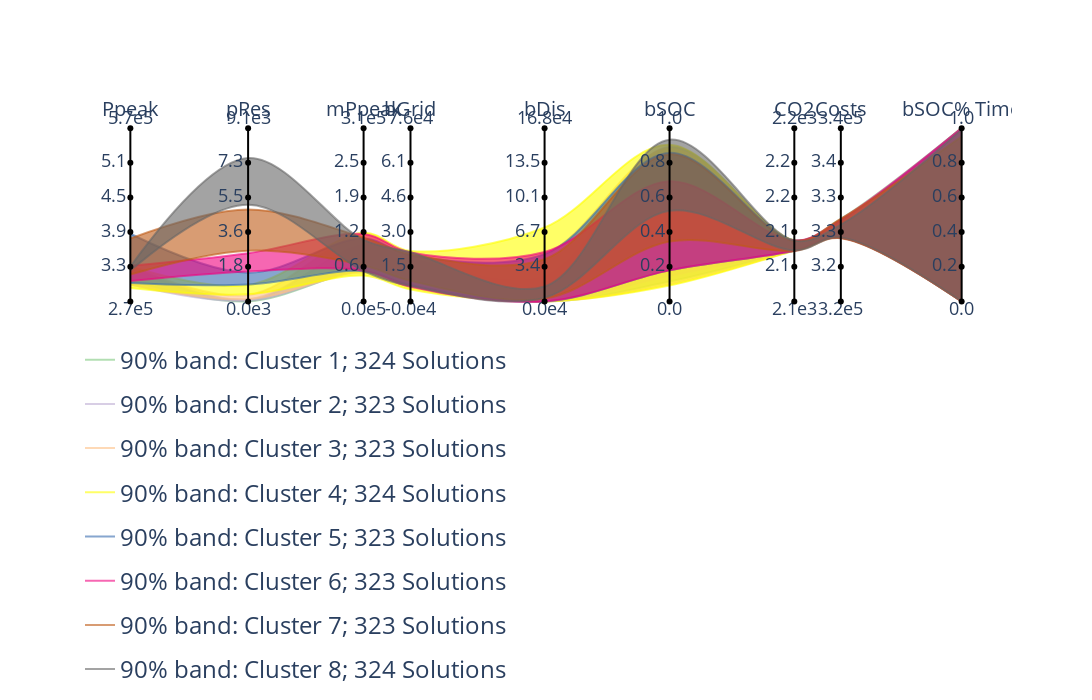

Source (notebook cell):
### Code cell
# Choose Band 3, group by "pRes"

band = 3

data_copy = data.copy()
data_copy = data_copy[data_copy["cluster"]== band]


# Cluster into 8 groups
obj_to_cluster = "pRes"
n_clusters = 8

data_copy["cluster"] = 1
for i in range(1, n_clusters):
    data_copy.loc[data_copy[obj_to_cluster] > data_copy[obj_to_cluster].quantile(i / n_clusters), "cluster"] = i+1

ordered_data, axis_dist, axis_signs = calculate_axes_positions(
        data_copy[objs],
        obj_order,
        corr,
        dist_parameter=0.521,
        distance_formula=1,
    )

#scales = pd.DataFrame([ordered_data.min(axis=0), ordered_data.max(axis=0)], index=["min", "max"])

fig = SCORE_bands(
    ordered_data,
    color_groups=data_copy["cluster"].tolist(),
    bands=True,
    quantile=0.05,
    axis_positions=axis_dist,
    solutions=False,
    scales=scales[ordered_data.columns],
)

fig.update_layout(
    width=1500,
    height=700,
)

### Figure 1 — Plotly figure (JSON) as saved in the notebook; plotly's stock layout.template omitted (floating-point values rounded to 4 significant figures)
{"data": [{"hovertext": "Cluster 1", "legendgroup": "90% band: Cluster 1", "line": {"color": "rgba(0.4980392156862745, 0.788235294117647, 0.4980392156862745, 0.6)", "shape": "spline"}, "mode": "lines", "name": "90% band: Cluster 1; 324 Solutions        ", "showlegend": true, "type": "scatter", "visible": true, "x": [0, 0.1416, 0.2806, 0.337, 0.4983, 0.6486, 0.7987, 0.8546, 1], "y": [0.1212, 0.0001785, 0.1773, 0.1187, 9.237e-13, 0.1151, 0.2978, 0.3765, 0.003573]}, {"fill": "tonexty", "fillcolor": "rgba(0.4980392156862745, 0.788235294117647, 0.4980392156862745, 0.6)", "hovertext": "Cluster 1", "legendgroup": "90% band: Cluster 1", "line": {"color": "rgba(0.4980392156862745, 0.788235294117647, 0.4980392156862745, 0.6)", "shape": "spline"}, "mode": "lines", "name": "Cluster 1", "showlegend": false, "type": "scatter", "visible": true, "x": [0, 0.1416, 0.2806, 0.337, 0.4983, 0.6486, 0.7987, 0.8546, 1], "y": [0.2018, 0.003486, 0.3266, 0.235, 0.05824, 0.8871, 0.3534, 0.4765, 1]}, {"hovertext": "Cluster 2", "legendgroup": "90% band: Cluster 2", "line": {"color": "rgba(0.7450980392156863, 0.6823529411764706, 0.8313725490196079, 0.6)", "shape": "spline"}, "mode": "lines", "name": "90% band: Cluster 2; 323 Solutions        ", "showlegend": true, "type": "scatter", "visible": true, "x": [0, 0.1416, 0.2806, 0.337, 0.4983, 0.6486, 0.7987, 0.8546, 1], "y": [0.09805, 0.004149, 0.1758, 0.1123, 4.034e-08, 0.1474, 0.2927, 0.3663, 0.000224]}, {"fill": "tonexty", "fillcolor": "rgba(0.7450980392156863, 0.6823529411764706, 0.8313725490196079, 0.6)", "hovertext": "Cluster 2", "legendgroup": "90% band: Cluster 2", "line": {"color": "rgba(0.7450980392156863, 0.6823529411764706, 0.8313725490196079, 0.6)", "shape": "spline"}, "mode": "lines", "name": "Cluster 2", "showlegend": false, "type": "scatter", "visible": true, "x": [0, 0.1416, 0.2806, 0.337, 0.4983, 0.6486, 0.7987, 0.8546, 1], "y": [0.2018, 0.01151, 0.3228, 0.2488, 0.1464, 0.8912, 0.3521, 0.4502, 1]}, {"hovertext": "Cluster 3", "legendgroup": "90% band: Cluster 3", "line": {"color": "rgba(0.9921568627450981, 0.7529411764705882, 0.5254901960784314, 0.6)", "shape": "spline"}, "mode": "lines", "name": "90% band: Cluster 3; 323 Solutions        ", "showlegend": true, "type": "scatter", "visible": true, "x": [0, 0.1416, 0.2806, 0.337, 0.4983, 0.6486, 0.7987, 0.8546, 1], "y": [0.09805, 0.01322, 0.1655, 0.08113, 5.167e-08, 0.09913, 0.2933, 0.3692, 0]}, {"fill": "tonexty", "fillcolor": "rgba(0.9921568627450981, 0.7529411764705882, 0.5254901960784314, 0.6)", "hovertext": "Cluster 3", "legendgroup": "90% band: Cluster 3", "line": {"color": "rgba(0.9921568627450981, 0.7529411764705882, 0.5254901960784314, 0.6)", "shape": "spline"}, "mode": "lines", "name": "Cluster 3", "showlegend": false, "type": "scatter", "visible": true, "x": [0, 0.1416, 0.2806, 0.337, 0.4983, 0.6486, 0.7987, 0.8546, 1], "y": [0.2018, 0.03726, 0.3858, 0.2665, 0.2735, 0.8808, 0.3534, 0.4572, 1]}, {"hovertext": "Cluster 4", "legendgroup": "90% band: Cluster 4", "line": {"color": "rgba(1.0, 1.0, 0.6, 0.6)", "shape": "spline"}, "mode": "lines", "name": "90% band: Cluster 4; 324 Solutions        ", "showlegend": true, "type": "scatter", "visible": true, "x": [0, 0.1416, 0.2806, 0.337, 0.4983, 0.6486, 0.7987, 0.8546, 1], "y": [0.07745, 0.04098, 0.1493, 0.06942, 5.667e-08, 0.09164, 0.2926, 0.3677, 0]}, {"fill": "tonexty", "fillcolor": "rgba(1.0, 1.0, 0.6, 0.6)", "hovertext": "Cluster 4", "legendgroup": "90% band: Cluster 4", "line": {"color": "rgba(1.0, 1.0, 0.6, 0.6)", "shape": "spline"}, "mode": "lines", "name": "Cluster 4", "showlegend": false, "type": "scatter", "visible": true, "x": [0, 0.1416, 0.2806, 0.337, 0.4983, 0.6486, 0.7987, 0.8546, 1], "y": [0.2018, 0.09482, 0.3957, 0.2913, 0.4268, 0.904, 0.3515, 0.4583, 1]}, {"hovertext": "Cluster 5", "legendgroup": "90% band: Cluster 5", "line": {"color": "rgba(0.2196078431372549, 0.4235294117647059, 0.6901960784313725, 0.6)", "shape": "spline"}, "mode": "lines", "name": "90% band: Cluster 5; 323 Solutions        ", "showlegend": true, "type": "scatter", "visible": true, "x": [0, 0.1416, 0.2806, 0.337, 0.4983, 0.6486, 0.7987, 0.8546, 1], "y": [0.1065, 0.09763, 0.1749, 0.09487, 5.859e-08, 0.1792, 0.2927, 0.3674, 0]}, {"fill": "tonexty", "fillcolor": "rgba(0.2196078431372549, 0.4235294117647059, 0.6901960784313725, 0.6)", "hovertext": "Cluster 5", "legendgroup": "90% band: Cluster 5", "line": {"color": "rgba(0.2196078431372549, 0.4235294117647059, 0.6901960784313725, 0.6)", "shape": "spline"}, "mode": "lines", "name": "Cluster 5", "showlegend": false, "type": "scatter", "visible": true, "x": [0, 0.1416, 0.2806, 0.337, 0.4983, 0.6486, 0.7987, 0.8546, 1], "y": [0.3906, 0.1661, 0.3637, 0.2653, 0.273, 0.8572, 0.3522, 0.4666, 1]}, {"hovertext": "Cluster 6", "legendgroup": "90% band: Cluster 6", "line": {"color": "rgba(0.9411764705882353, 0.00784313725490196, 0.4980392156862745, 0.6)", "shape": "spline"}, "mode": "lines", "name": "90% band: Cluster 6; 323 Solutions        ", "showlegend": true, "type": "scatter", "visible": true, "x": [0, 0.1416, 0.2806, 0.337, 0.4983, 0.6486, 0.7987, 0.8546, 1], "y": [0.1178, 0.1727, 0.1777, 0.08436, 5.927e-08, 0.1792, 0.2926, 0.3672, 0.000112]}, {"fill": "tonexty", "fillcolor": "rgba(0.9411764705882353, 0.00784313725490196, 0.4980392156862745, 0.6)", "hovertext": "Cluster 6", "legendgroup": "90% band: Cluster 6", "line": {"color": "rgba(0.9411764705882353, 0.00784313725490196, 0.4980392156862745, 0.6)", "shape": "spline"}, "mode": "lines", "name": "Cluster 6", "showlegend": false, "type": "scatter", "visible": true, "x": [0, 0.1416, 0.2806, 0.337, 0.4983, 0.6486, 0.7987, 0.8546, 1], "y": [0.2063, 0.2784, 0.3889, 0.282, 0.2859, 0.6931, 0.3516, 0.4729, 1]}, {"hovertext": "Cluster 7", "legendgroup": "90% band: Cluster 7", "line": {"color": "rgba(0.7490196078431373, 0.3568627450980392, 0.09019607843137253, 0.6)", "shape": "spline"}, "mode": "lines", "name": "90% band: Cluster 7; 323 Solutions        ", "showlegend": true, "type": "scatter", "visible": true, "x": [0, 0.1416, 0.2806, 0.337, 0.4983, 0.6486, 0.7987, 0.8546, 1], "y": [0.1556, 0.2927, 0.208, 0.1191, 0.0163, 0.3457, 0.2917, 0.3652, 0.0004481]}, {"fill": "tonexty", "fillcolor": "rgba(0.7490196078431373, 0.3568627450980392, 0.09019607843137253, 0.6)", "hovertext": "Cluster 7", "legendgroup": "90% band: Cluster 7", "line": {"color": "rgba(0.7490196078431373, 0.3568627450980392, 0.09019607843137253, 0.6)", "shape": "spline"}, "mode": "lines", "name": "Cluster 7", "showlegend": false, "type": "scatter", "visible": true, "x": [0, 0.1416, 0.2806, 0.337, 0.4983, 0.6486, 0.7987, 0.8546, 1], "y": [0.3635, 0.5307, 0.3681, 0.2737, 0.2436, 0.8485, 0.3489, 0.4765, 0.9521]}, {"hovertext": "Cluster 8", "legendgroup": "90% band: Cluster 8", "line": {"color": "rgba(0.4, 0.4, 0.4, 0.6)", "shape": "spline"}, "mode": "lines", "name": "90% band: Cluster 8; 324 Solutions        ", "showlegend": true, "type": "scatter", "visible": true, "x": [0, 0.1416, 0.2806, 0.337, 0.4983, 0.6486, 0.7987, 0.8546, 1], "y": [0.1782, 0.5581, 0.1758, 0.08973, 0.02121, 0.5229, 0.2945, 0.3696, 0.001008]}, {"fill": "tonexty", "fillcolor": "rgba(0.4, 0.4, 0.4, 0.6)", "hovertext": "Cluster 8", "legendgroup": "90% band: Cluster 8", "line": {"color": "rgba(0.4, 0.4, 0.4, 0.6)", "shape": "spline"}, "mode": "lines", "name": "Cluster 8", "showlegend": false, "type": "scatter", "visible": true, "x": [0, 0.1416, 0.2806, 0.337, 0.4983, 0.6486, 0.7987, 0.8546, 1], "y": [0.2018, 0.8276, 0.3553, 0.2842, 0.08589, 0.9334, 0.351, 0.4439, 0.9922]}, {"line": {"color": "black"}, "mode": "text", "showlegend": false, "text": ["2.7e5"], "textposition": "bottom center", "type": "scatter", "x": [0], "y": [0]}, {"line": {"color": "black"}, "mode": "text", "showlegend": false, "text": ["5.7e5"], "textposition": "top center", "type": "scatter", "x": [0], "y": [1]}, {"line": {"color": "black"}, "mode": "markers+lines+text", "showlegend": false, "text": ["", "3.3", "3.9", "4.5", "5.1", ""], "textposition": "middle left", "type": "scatter", "x": [0, 0, 0, 0, 0, 0], "y": [0, 0.2, 0.4, 0.6, 0.8, 1]}, {"mode": "text", "showlegend": false, "text": "Ppeak", "textfont": {"size": 20}, "type": "scatter", "x": [0], "y": [1.1]}, {"line": {"color": "black"}, "mode": "text", "showlegend": false, "text": ["0.0e3"], "textposition": "bottom center", "type": "scatter", "x": [0.1416], "y": [0]}, {"line": {"color": "black"}, "mode": "text", "showlegend": false, "text": ["9.1e3"], "textposition": "top center", "type": "scatter", "x": [0.1416], "y": [1]}, {"line": {"color": "black"}, "mode": "markers+lines+text", "showlegend": false, "text": ["", "1.8", "3.6", "5.5", "7.3", ""], "textposition": "middle left", "type": "scatter", "x": [0.1416, 0.1416, 0.1416, 0.1416, 0.1416, 0.1416], "y": [0, 0.2, 0.4, 0.6, 0.8, 1]}, {"mode": "text", "showlegend": false, "text": "pRes", "textfont": {"size": 20}, "type": "scatter", "x": [0.1416], "y": [1.1]}, {"line": {"color": "black"}, "mode": "text", "showlegend": false, "text": ["0.0e5"], "textposition": "bottom center", "type": "scatter", "x": [0.2806], "y": [0]}, {"line": {"color": "black"}, "mode": "text", "showlegend": false, "text": ["3.1e5"], "textposition": "top center", "type": "scatter", "x": [0.2806], "y": [1]}, {"line": {"color": "black"}, "mode": "markers+lines+text", "showlegend": false, "text": ["", "0.6", "1.2", "1.9", "2.5", ""], "textposition": "middle left", "type": "scatter", "x": [0.2806, 0.2806, 0.2806, 0.2806, 0.2806, 0.2806], "y": [0, 0.2, 0.4, 0.6, 0.8, 1]}, {"mode": "text", "showlegend": false, "text": "mPpeak", "textfont": {"size": 20}, "type": "scatter", "x": [0.2806], "y": [1.1]}, {"line": {"color": "black"}, "mode": "text", "showlegend": false, "text": ["-0.0e4"], "textposition": "bottom center", "type": "scatter", "x": [0.337], "y": [0]}, {"line": {"color": "black"}, "mode": "text", "showlegend": false, "text": ["7.6e4"], "textposition": "top center", "type": "scatter", "x": [0.337], "y": [1]}, {"line": {"color": "black"}, "mode": "markers+lines+text", "showlegend": false, "text": ["", "1.5", "3.0", "4.6", "6.1", ""], "textposition": "middle left", "type": "scatter", "x": [0.337, 0.337, 0.337, 0.337, 0.337, 0.337], "y": [0, 0.2, 0.4, 0.6, 0.8, 1]}, {"mode": "text", "showlegend": false, "text": "bGrid", "textfont": {"size": 20}, "type": "scatter", "x": [0.337], "y": [1.1]}, {"line": {"color": "black"}, "mode": "text", "showlegend": false, "text": ["0.0e4"], "textposition": "bottom center", "type": "scatter", "x": [0.4983], "y": [0]}, {"line": {"color": "black"}, "mode": "text", "showlegend": false, "text": ["16.8e4"], "textposition": "top center", "type": "scatter", "x": [0.4983], "y": [1]}, {"line": {"color": "black"}, "mode": "markers+lines+text", "showlegend": false, "text": ["", "3.4", "6.7", "10.1", "13.5", ""], "textposition": "middle left", "type": "scatter", "x": [0.4983, 0.4983, 0.4983, 0.4983, 0.4983, 0.4983], "y": [0, 0.2, 0.4, 0.6, 0.8, 1]}, {"mode": "text", "showlegend": false, "text": "bDis", "textfont": {"size": 20}, "type": "scatter", "x": [0.4983], "y": [1.1]}, {"line": {"color": "black"}, "mode": "text", "showlegend": false, "text": ["0.0"], "textposition": "bottom center", "type": "scatter", "x": [0.6486], "y": [0]}, {"line": {"color": "black"}, "mode": "text", "showlegend": false, "text": ["1.0"], "textposition": "top center", "type": "scatter", "x": [0.6486], "y": [1]}, {"line": {"color": "black"}, "mode": "markers+lines+text", "showlegend": false, "text": ["", "0.2", "0.4", "0.6", "0.8", ""], "textposition": "middle left", "type": "scatter", "x": [0.6486, 0.6486, 0.6486, 0.6486, 0.6486, 0.6486], "y": [0, 0.2, 0.4, 0.6, 0.8, 1]}, {"mode": "text", "showlegend": false, "text": "bSOC", "textfont": {"size": 20}, "type": "scatter", "x": [0.6486], "y": [1.1]}, {"line": {"color": "black"}, "mode": "text", "showlegend": false, "text": ["2.1e3"], "textposition": "bottom center", "type": "scatter", "x": [0.7987], "y": [0]}, {"line": {"color": "black"}, "mode": "text", "showlegend": false, "text": ["2.2e3"], "textposition": "top center", "type": "scatter", "x": [0.7987], "y": [1]}, {"line": {"color": "black"}, "mode": "markers+lines+text", "showlegend": false, "text": ["", "2.1", "2.1", "2.2", "2.2", ""], "textposition": "middle left", "type": "scatter", "x": [0.7987, 0.7987, 0.7987, 0.7987, 0.7987, 0.7987], "y": [0, 0.2, 0.4, 0.6, 0.8, 1]}, {"mode": "text", "showlegend": false, "text": "CO2", "textfont": {"size": 20}, "type": "scatter", "x": [0.7987], "y": [1.1]}, {"line": {"color": "black"}, "mode": "text", "showlegend": false, "text": ["3.2e5"], "textposition": "bottom center", "type": "scatter", "x": [0.8546], "y": [0]}, {"line": {"color": "black"}, "mode": "text", "showlegend": false, "text": ["3.4e5"], "textposition": "top center", "type": "scatter", "x": [0.8546], "y": [1]}, {"line": {"color": "black"}, "mode": "markers+lines+text", "showlegend": false, "text": ["", "3.2", "3.3", "3.3", "3.4", ""], "textposition": "middle left", "type": "scatter", "x": [0.8546, 0.8546, 0.8546, 0.8546, 0.8546, 0.8546], "y": [0, 0.2, 0.4, 0.6, 0.8, 1]}, {"mode": "text", "showlegend": false, "text": "Costs", "textfont": {"size": 20}, "type": "scatter", "x": [0.8546], "y": [1.1]}, {"line": {"color": "black"}, "mode": "text", "showlegend": false, "text": ["0.0"], "textposition": "bottom center", "type": "scatter", "x": [1], "y": [0]}, {"line": {"color": "black"}, "mode": "text", "showlegend": false, "text": ["1.0"], "textposition": "top center", "type": "scatter", "x": [1], "y": [1]}, {"line": {"color": "black"}, "mode": "markers+lines+text", "showlegend": false, "text": ["", "0.2", "0.4", "0.6", "0.8", ""], "textposition": "middle left", "type": "scatter", "x": [1, 1, 1, 1, 1, 1], "y": [0, 0.2, 0.4, 0.6, 0.8, 1]}, {"mode": "text", "showlegend": false, "text": "bSOC% Time", "textfont": {"size": 20}, "type": "scatter", "x": [1], "y": [1.1]}], "layout": {"font": {"size": 18}, "height": 700, "legend": {"font": {"size": 24}, "orientation": "h", "yanchor": "top"}, "plot_bgcolor": "rgba(0,0,0,0)", "width": 1500, "xaxis": {"showgrid": false, "showticklabels": false, "zeroline": false}, "yaxis": {"showgrid": false, "showticklabels": false, "zeroline": false}}}
